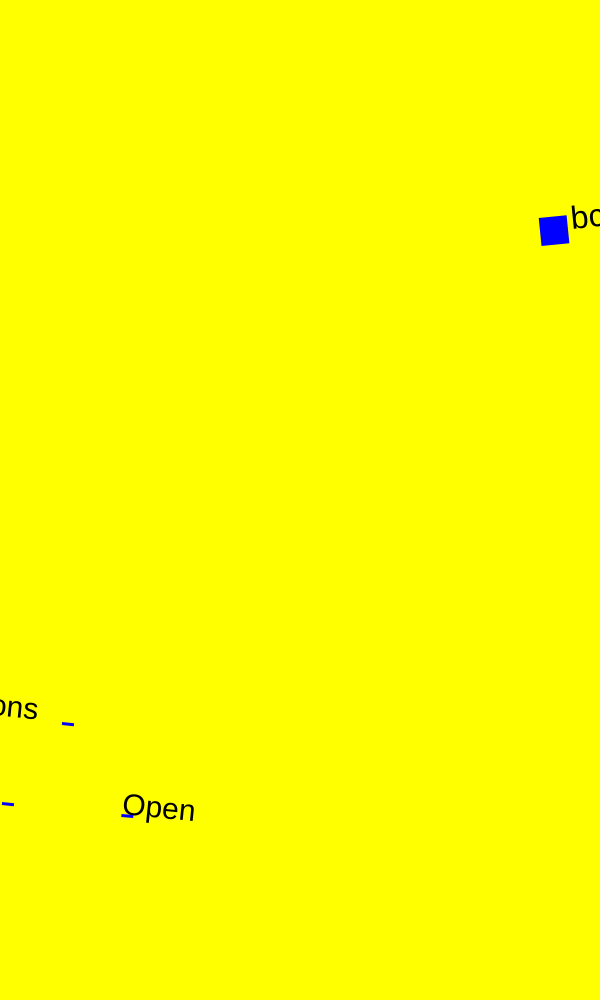
Frame 1 (no input)
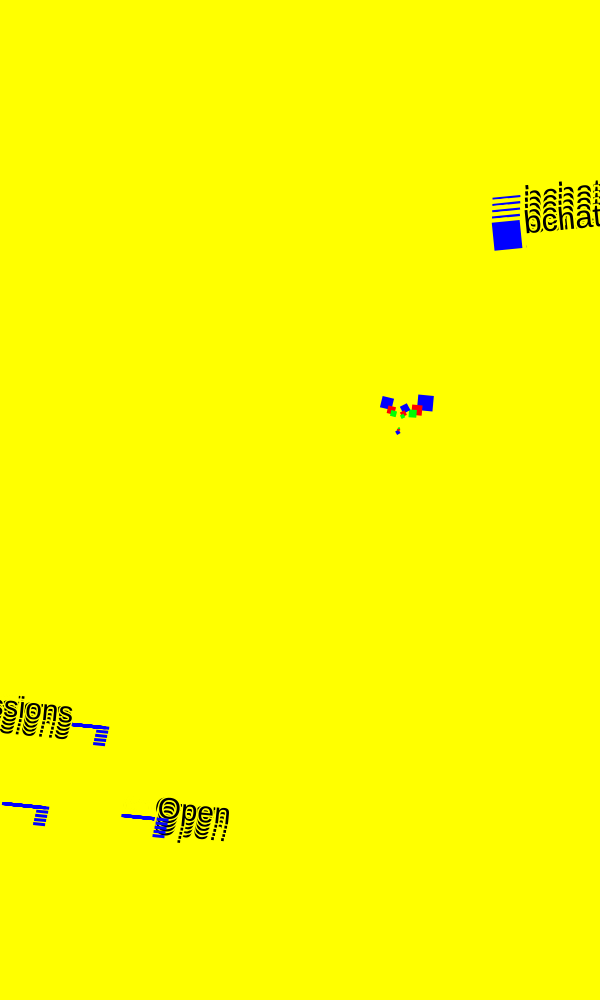
Frame 60 (no input)
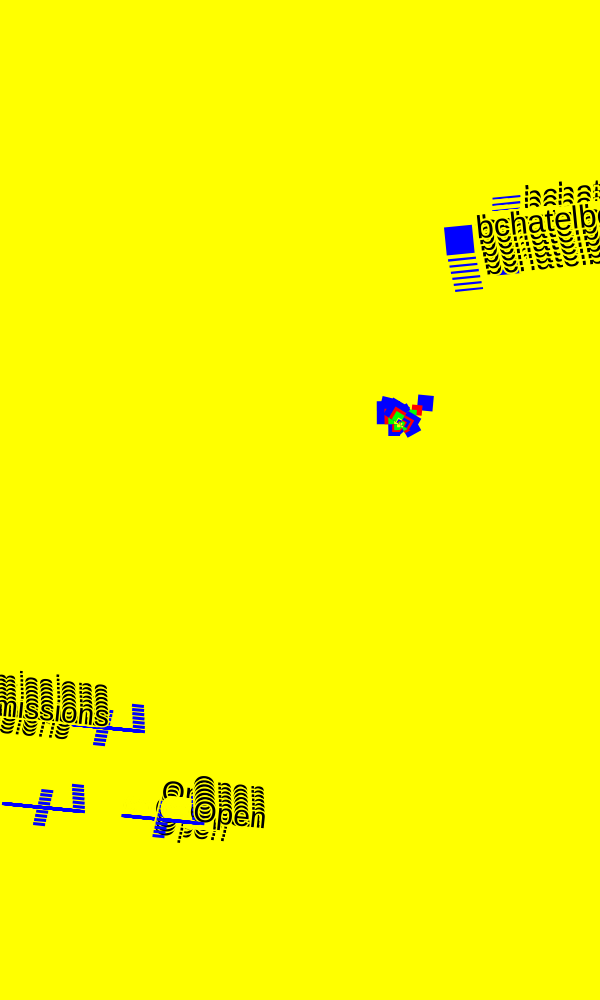
Frame 120 (the mouse pressed at the canvas centre since frame 60)

The p5.js sketch that drew these frames (run headless with seeded random() and noise() and a simulated clock; from frame 60 on, the mouse is pressed at the canvas centre):

// p5.js sketch
// ── sketch.js
function setup() {
  createCanvas(windowWidth / 2, windowHeight);
  frameRate(120);
  background(255, 255, 0);
}

function draw() {
  let period = 120;
  let amplitude = 150;
  let y = amplitude * sin((TWO_PI * frameCount) / period);
  /*
see angular velocity in other code
*/

  noStroke();
  fill(0, 0, 255);
  translate(width / 2, height / 3);

  push();
  scale(0.5);
  translate(width / 3, height / 5.5);
  let r = (y / frameCount) * y;
  rotate(r);
  if ((y / frameCount) * y > 20) {
    y = 0;
  }
  rect(y, y, y, y);
  fill(255, 0, 0);
  rect(y / 1.5, y / 1.5, y / 1.5, y / 1.5);
  fill(0, 255, 0);
  rect(y / 2, y / 2, y / 2, y / 2);
  fill(255, 255, 0);
  rect(y / 4, y / 4, y / 4, y / 4);
  pop();
  console.log(y);
  // model the full wave
  //when you do this, move background into setup()
  let x = frameCount; // experiment with multiplying/ dividing this
  // Note also: frequency = 1/period, so note how this changes with frameCount
  push();
  scale(0.6);
  translate(width / 4, height / 5);
  rotate(0.1);
  fill("black");
  translate(-width / 2, height / 2);
  textSize(50);
  stroke(255, 255, 0);
  strokeWeight(5);
  text("Comissions", x - 500, y * 0.9);
  fill(0, 0, 255);
  noStroke();
  rect(x - 200, y * 0.9, 20, 5);
  rect(x - 500, y * 0.9, 20, 5);
  noFill();
  rectMode(CENTER);
  pop();

  push();
  scale(0.6);
  translate(width / 12, height / 3);
  rotate(0.1);
  fill("black");
  translate(-width / 2, height / 2);
  textSize(50);
  stroke(255, 255, 0);
  strokeWeight(5);
  text("Open", x, y * 0.9);
  fill(0, 0, 255);
  noStroke();
  rect(x, y * 0.9, 20, 5);
  rect(x - 200, y * 0.9, 20, 5);
  noFill();
  rectMode(CENTER);
  pop();

  push();
  scale(0.8);
  translate(width / 12, height / 5);
  rotate(-0.1);
  fill("black");
  translate(-width / 2, height / 2);
  textSize(40);
  stroke(255, 255, 0);
  strokeWeight(5);

  text("  bchatelbell@gmail.com", -x + 600, -y - 800);
  fill(0, 0, 255);
  rect(-x + 600 - 20, -y - 800 - 20, 20, 5);
  rect(-x + 600 - 20, -y - 800 - 20, 40, 40);

  noStroke();

  noFill();
  rectMode(CENTER);
  pop();

  // rect(0 + windowWidth / 2, 0, windowWidth - 20, windowHeight - 20);
  // fill(255);
  // noStroke();
  // rect(0, 150, 30, 200);
  // rect(windowWidth - 1, 150, 30, 200);
}
